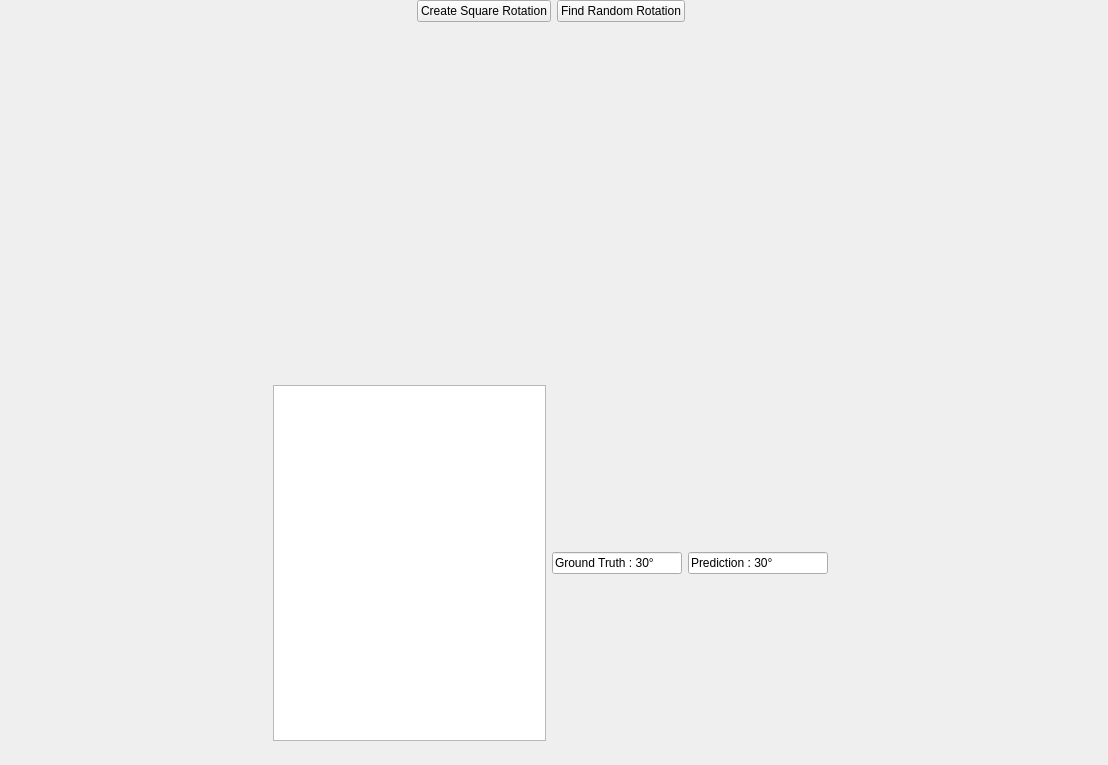
<?xml version="1.0" encoding="UTF-8"?>
<ui version="4.0">
 <class>RotateSquarePage</class>
 <widget class="QWidget" name="RotateSquarePage">
  <property name="geometry">
   <rect>
    <x>0</x>
    <y>0</y>
    <width>1108</width>
    <height>765</height>
   </rect>
  </property>
  <property name="windowTitle">
   <string>RotateSquarePage</string>
  </property>
  <property name="styleSheet">
   <string notr="true"/>
  </property>
  <widget class="QWidget" name="verticalLayoutWidget">
   <property name="geometry">
    <rect>
     <x>0</x>
     <y>0</y>
     <width>1101</width>
     <height>741</height>
    </rect>
   </property>
   <layout class="QVBoxLayout" name="verticalLayout">
    <item>
     <layout class="QHBoxLayout" name="horizontalLayout">
      <item>
       <spacer name="horizontalSpacer">
        <property name="orientation">
         <enum>Qt::Orientation::Horizontal</enum>
        </property>
        <property name="sizeHint" stdset="0">
         <size>
          <width>40</width>
          <height>20</height>
         </size>
        </property>
       </spacer>
      </item>
      <item>
       <widget class="QPushButton" name="createSquareRotationPushButton">
        <property name="text">
         <string>Create Square Rotation</string>
        </property>
       </widget>
      </item>
      <item>
       <widget class="QPushButton" name="findRotationPushButton">
        <property name="text">
         <string>Find Random Rotation</string>
        </property>
       </widget>
      </item>
      <item>
       <spacer name="horizontalSpacer_2">
        <property name="orientation">
         <enum>Qt::Orientation::Horizontal</enum>
        </property>
        <property name="sizeHint" stdset="0">
         <size>
          <width>40</width>
          <height>20</height>
         </size>
        </property>
       </spacer>
      </item>
     </layout>
    </item>
    <item>
     <spacer name="verticalSpacer">
      <property name="orientation">
       <enum>Qt::Orientation::Vertical</enum>
      </property>
      <property name="sizeHint" stdset="0">
       <size>
        <width>20</width>
        <height>40</height>
       </size>
      </property>
     </spacer>
    </item>
    <item>
     <layout class="QHBoxLayout" name="horizontalLayout_5">
      <item>
       <spacer name="horizontalSpacer_3">
        <property name="orientation">
         <enum>Qt::Orientation::Horizontal</enum>
        </property>
        <property name="sizeHint" stdset="0">
         <size>
          <width>40</width>
          <height>20</height>
         </size>
        </property>
       </spacer>
      </item>
      <item>
       <widget class="QGraphicsView" name="formGraphicsView"/>
      </item>
      <item>
       <widget class="QLineEdit" name="groundTruthLineEdit">
        <property name="maximumSize">
         <size>
          <width>130</width>
          <height>16777215</height>
         </size>
        </property>
        <property name="text">
         <string>Ground Truth : 30°</string>
        </property>
       </widget>
      </item>
      <item>
       <widget class="QLineEdit" name="predictionLineEdit">
        <property name="maximumSize">
         <size>
          <width>140</width>
          <height>16777215</height>
         </size>
        </property>
        <property name="text">
         <string>Prediction : 30°</string>
        </property>
       </widget>
      </item>
      <item>
       <spacer name="horizontalSpacer_4">
        <property name="orientation">
         <enum>Qt::Orientation::Horizontal</enum>
        </property>
        <property name="sizeHint" stdset="0">
         <size>
          <width>40</width>
          <height>20</height>
         </size>
        </property>
       </spacer>
      </item>
     </layout>
    </item>
   </layout>
  </widget>
 </widget>
 <resources/>
 <connections/>
</ui>
